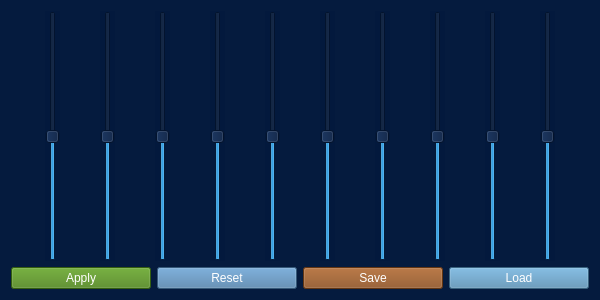
<?xml version="1.0" encoding="UTF-8"?>
<ui version="4.0">
 <class>EqualizerWindow</class>
 <widget class="QWidget" name="EqualizerWindow">
  <property name="geometry">
   <rect>
    <x>0</x>
    <y>0</y>
    <width>600</width>
    <height>300</height>
   </rect>
  </property>
  <property name="windowTitle">
   <string>Equalizer</string>
  </property>
  <property name="styleSheet">
   <string notr="true">background-color: rgba(3, 25, 61,230);</string>
  </property>
  <layout class="QVBoxLayout" name="verticalLayout">
   <item>
    <layout class="QHBoxLayout" name="slidersLayout">
     <item>
      <widget class="QSlider" name="slider_60">
       <property name="styleSheet">
        <string notr="true">QSlider::groove:horizontal {
    height: 4px;
    background: #888;
    border: none;
    border-radius: 2px;
}

QSlider::handle:horizontal {
    background: white;
    border: none;
    width: 12px;
    height: 12px;
    margin: -4px 0;
    border-radius: 6px;
    box-shadow: 0px 0px 5px 2px rgba(255,255,255,0.6);
}

QSlider::sub-page:horizontal {
    background: #f3951f;
    border-radius: 2px;
}
</string>
       </property>
       <property name="minimum">
        <number>-10</number>
       </property>
       <property name="maximum">
        <number>10</number>
       </property>
       <property name="value">
        <number>0</number>
       </property>
       <property name="orientation">
        <enum>Qt::Vertical</enum>
       </property>
      </widget>
     </item>
     <item>
      <widget class="QSlider" name="slider_170">
       <property name="styleSheet">
        <string notr="true">QSlider::groove:horizontal {
    height: 4px;
    background: #888;
    border: none;
    border-radius: 2px;
}

QSlider::handle:horizontal {
    background: white;
    border: none;
    width: 12px;
    height: 12px;
    margin: -4px 0;
    border-radius: 6px;
    box-shadow: 0px 0px 5px 2px rgba(255,255,255,0.6);
}

QSlider::sub-page:horizontal {
    background: #f3951f;
    border-radius: 2px;
}
</string>
       </property>
       <property name="minimum">
        <number>-10</number>
       </property>
       <property name="maximum">
        <number>10</number>
       </property>
       <property name="value">
        <number>0</number>
       </property>
       <property name="orientation">
        <enum>Qt::Vertical</enum>
       </property>
      </widget>
     </item>
     <item>
      <widget class="QSlider" name="slider_310">
       <property name="styleSheet">
        <string notr="true">QSlider::groove:horizontal {
    height: 4px;
    background: #888;
    border: none;
    border-radius: 2px;
}

QSlider::handle:horizontal {
    background: white;
    border: none;
    width: 12px;
    height: 12px;
    margin: -4px 0;
    border-radius: 6px;
    box-shadow: 0px 0px 5px 2px rgba(255,255,255,0.6);
}

QSlider::sub-page:horizontal {
    background: #f3951f;
    border-radius: 2px;
}
</string>
       </property>
       <property name="minimum">
        <number>-10</number>
       </property>
       <property name="maximum">
        <number>10</number>
       </property>
       <property name="value">
        <number>0</number>
       </property>
       <property name="orientation">
        <enum>Qt::Vertical</enum>
       </property>
      </widget>
     </item>
     <item>
      <widget class="QSlider" name="slider_600">
       <property name="minimum">
        <number>-10</number>
       </property>
       <property name="maximum">
        <number>10</number>
       </property>
       <property name="value">
        <number>0</number>
       </property>
       <property name="orientation">
        <enum>Qt::Vertical</enum>
       </property>
      </widget>
     </item>
     <item>
      <widget class="QSlider" name="slider_1000">
       <property name="minimum">
        <number>-10</number>
       </property>
       <property name="maximum">
        <number>10</number>
       </property>
       <property name="value">
        <number>0</number>
       </property>
       <property name="orientation">
        <enum>Qt::Vertical</enum>
       </property>
      </widget>
     </item>
     <item>
      <widget class="QSlider" name="slider_3000">
       <property name="minimum">
        <number>-10</number>
       </property>
       <property name="maximum">
        <number>10</number>
       </property>
       <property name="value">
        <number>0</number>
       </property>
       <property name="orientation">
        <enum>Qt::Vertical</enum>
       </property>
      </widget>
     </item>
     <item>
      <widget class="QSlider" name="slider_6000">
       <property name="minimum">
        <number>-10</number>
       </property>
       <property name="maximum">
        <number>10</number>
       </property>
       <property name="value">
        <number>0</number>
       </property>
       <property name="orientation">
        <enum>Qt::Vertical</enum>
       </property>
      </widget>
     </item>
     <item>
      <widget class="QSlider" name="slider_12000">
       <property name="minimum">
        <number>-10</number>
       </property>
       <property name="maximum">
        <number>10</number>
       </property>
       <property name="value">
        <number>0</number>
       </property>
       <property name="orientation">
        <enum>Qt::Vertical</enum>
       </property>
      </widget>
     </item>
     <item>
      <widget class="QSlider" name="slider_14000">
       <property name="minimum">
        <number>-10</number>
       </property>
       <property name="maximum">
        <number>10</number>
       </property>
       <property name="value">
        <number>0</number>
       </property>
       <property name="orientation">
        <enum>Qt::Vertical</enum>
       </property>
      </widget>
     </item>
     <item>
      <widget class="QSlider" name="slider_16000">
       <property name="minimum">
        <number>-10</number>
       </property>
       <property name="maximum">
        <number>10</number>
       </property>
       <property name="value">
        <number>0</number>
       </property>
       <property name="orientation">
        <enum>Qt::Vertical</enum>
       </property>
      </widget>
     </item>
    </layout>
   </item>
   <item>
    <layout class="QHBoxLayout" name="buttonsLayout">
     <item>
      <widget class="QPushButton" name="apply_btn">
       <property name="styleSheet">
        <string notr="true">color: rgb(255, 255, 255);
background-color: rgb(73, 132, 21);</string>
       </property>
       <property name="text">
        <string>Apply</string>
       </property>
      </widget>
     </item>
     <item>
      <widget class="QPushButton" name="reset_btn">
       <property name="styleSheet">
        <string notr="true">color: rgb(255, 255, 255);
background-color: rgb(74, 123, 168);</string>
       </property>
       <property name="text">
        <string>Reset</string>
       </property>
      </widget>
     </item>
     <item>
      <widget class="QPushButton" name="save_btn">
       <property name="styleSheet">
        <string notr="true">background-color: rgb(137, 74, 25);
color: rgb(255, 255, 255);</string>
       </property>
       <property name="text">
        <string>Save</string>
       </property>
      </widget>
     </item>
     <item>
      <widget class="QPushButton" name="load_btn">
       <property name="styleSheet">
        <string notr="true">color: rgb(255, 255, 255);
background-color: rgb(80, 137, 177);</string>
       </property>
       <property name="text">
        <string>Load</string>
       </property>
      </widget>
     </item>
    </layout>
   </item>
  </layout>
 </widget>
 <resources/>
 <connections/>
</ui>
